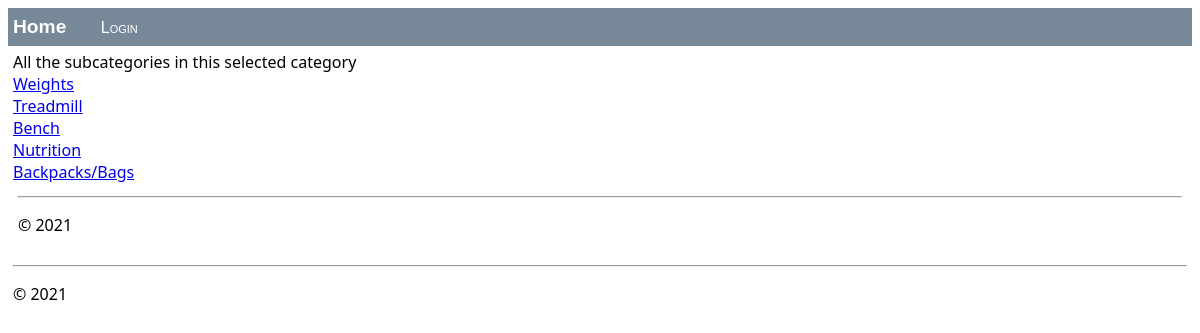
Page /fitness/ on the committed database.
### webstore/models.py (models this page shows, shortened)
class SubCategory(models.Model):
    subCategoryID = models.BigAutoField(primary_key=True, unique=True)
    categoryID = models.ForeignKey(Category, on_delete=models.CASCADE)
    name = models.CharField(max_length=300)
    urlName = models.CharField(max_length=300, default="defaultValue")

### webstore/views/views.py (the view)
# urls.py: path("fitness/", views.products, name="fitness"),
def products(request):
    if("subcategory" in request.GET.keys()):
        fillProducts(request)
        return render(request, "webstore/subcategory.html", products_dict)
    elif("product" in request.GET.keys()):
        fillProduct(request.GET["product"])
        return render(request, "webstore/product.html", product_dict)
    else:
        if(request.path == "/household-appliances/"):
            return render(request, "webstore/categories/household-appliances.html",subCategories_dict)
        elif(request.path == "/fashion/"):
            return render(request, "webstore/categories/fashion.html", subCategories_dict)
        elif(request.path == "/fitness/"):
            return render(request, "webstore/categories/fitness.html", subCategories_dict)
        elif(request.path == "/yard-tools/"):
            return render(request, "webstore/categories/yard-tools.html", subCategories_dict)
        elif(request.path == "/audio-video/"):
            return render(request, "webstore/categories/audio-video.html", subCategories_dict)
        return render(request, "webstore/categories/products.html", subCategories_dict)

### webstore/templates/webstore/categories/fitness.html (shortened to what this page needs)
{% extends "webstore/layout.html" %}
{% block content %}
<div>All the subcategories in this selected category</div>
{% for subCategory in fitness %}
    <div><a href=?subcategory={{subCategory.urlName}}>{{subCategory.name}}</a></div>
{% endfor %}
{% include "webstore/footer.html" %}
{% endblock %}

### rows in the picture
SubCategory: name "Weights"
SubCategory: name "Treadmill"
SubCategory: name "Bench"
SubCategory: name "Nutrition"
SubCategory: name "Backpacks/Bags"
